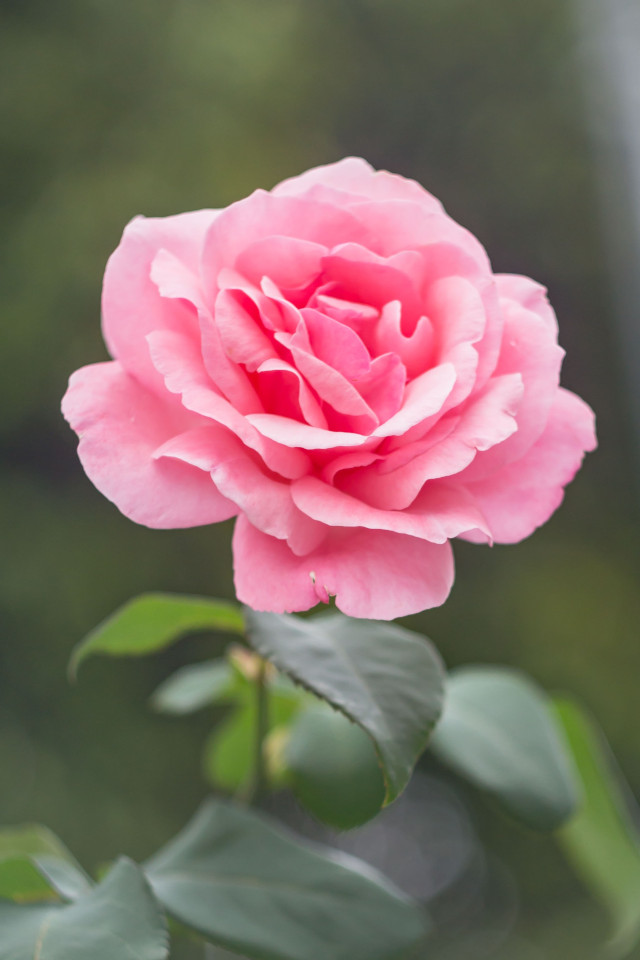
#> input picture CS alevel 2024 summer term/classwork/rose1.jpg, 640 x 960 px
$ python '24,4,24, edge_detection template.py'
#> lines starting #> are read from the running program, lines starting #| are printed output that depends on the picture; after the words box and inside, x2 and y2 are one past the last pixel; in counts of white or black regions, pixels touching at a corner belong together
from PIL import Image


## Open the images in grayscale mode (i.e.black and white)

# original_image = Image.open("landscape.png").convert('L')
original_image = Image.open("rose1.jpg").convert('L')
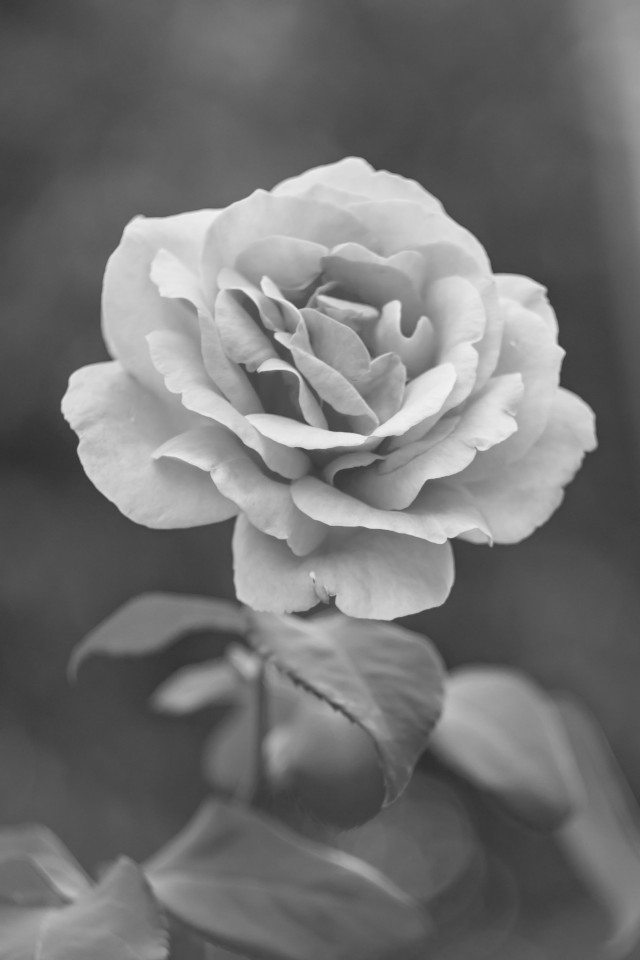
#> original_image: PIL image 640x960 L; min 46, max 244, mean 114.2
#original_image = Image.open("car.jpg").convert('L')

print(original_image.format, original_image.size, original_image.mode)
#| None (640, 960) L

width, height = original_image.size
#> width = 640; height = 960
modified_image = Image.new('L', original_image.size)
#> modified_image: PIL image 640x960 L; every value is 0
edge_image = Image.new('L', original_image.size)


pixels = original_image.load()          # The original image
modified_pixels = modified_image.load() # Applying the "convolution"
edge_pixels = edge_image.load()         # Just looking at edges

for y in range(1, height - 1):
    for x in range(1, width - 1):
        # Find compare the pixels on left and right of the pixel we are looking at.
        result_pixel = int((pixels[x-1, y]*0.25) - (pixels[x+1,y]*0.25) + 0.25*pixels[x,y-1] - 0.25*pixels[x,y+1])
        modified_pixels[x,y] = result_pixel * 100
        if abs(result_pixel) > 1:
            edge_pixels[x,y] = 0
        else:
            edge_pixels[x,y] = 255
original_image.show()
modified_image.show()
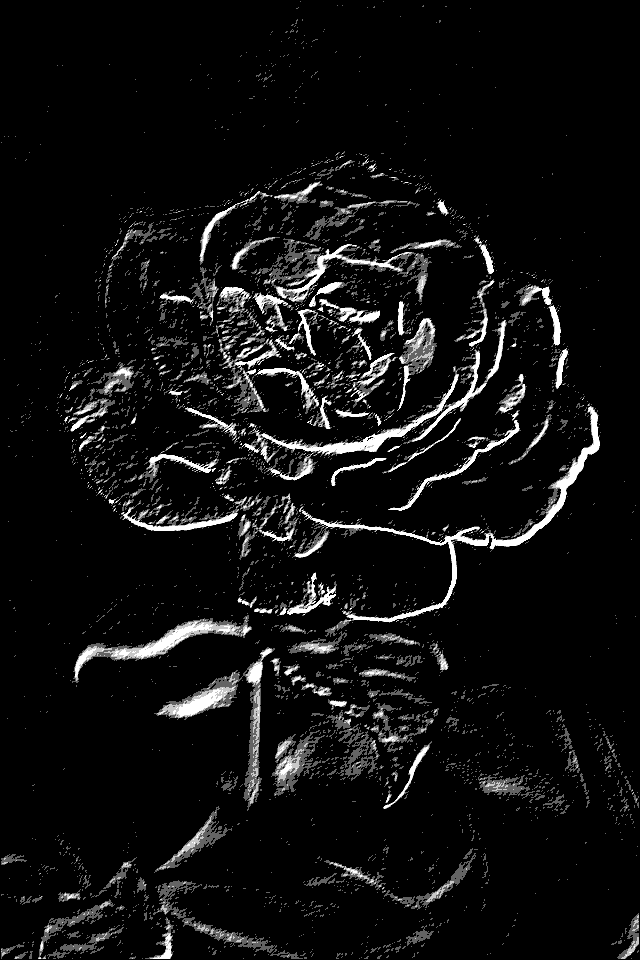
#> shown: PIL image 640x960 L; min 0, max 255, mean 16.6
edge_image.show()
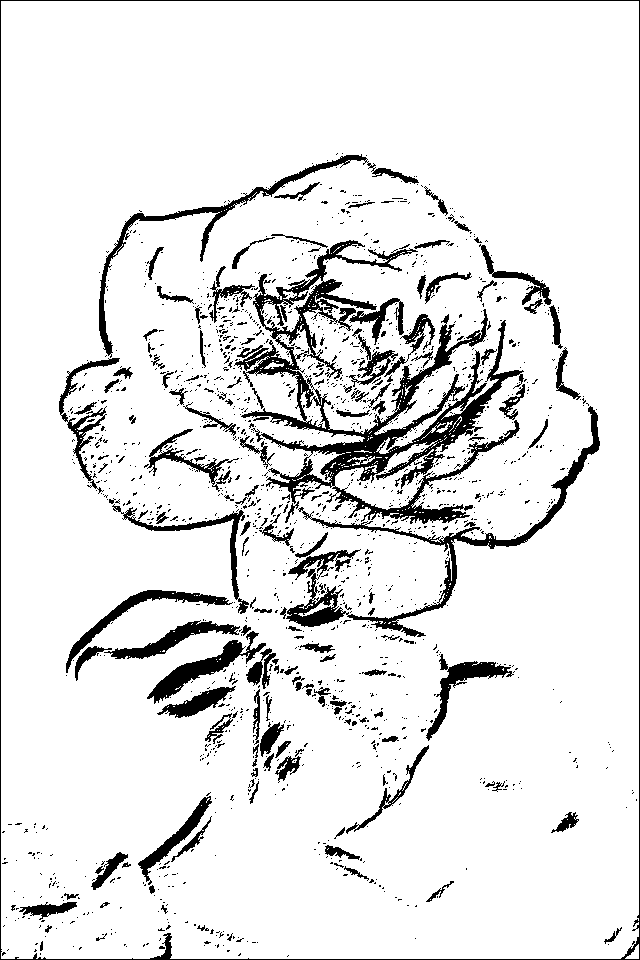
#> shown: PIL image 640x960 L; 90.1% white; 1572 black regions (1410 under 20 px), largest, box (x1, y1, x2, y2) and area: (234, 240, 524, 524) 16889, (286, 406, 600, 637) 5507, (0, 0, 640, 960) 3553

$ run again, with CS alevel 2024 summer term/classwork/landscape.png saved as CS alevel 2024 summer term/classwork/rose1.jpg
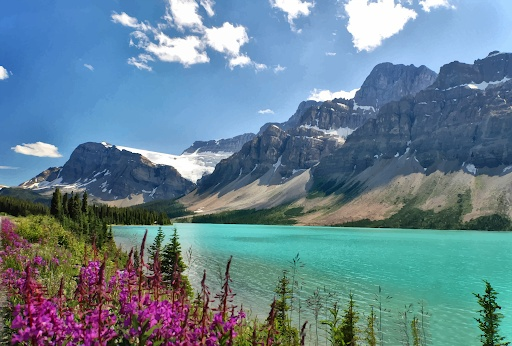
#> input picture CS alevel 2024 summer term/classwork/landscape.png, 512 x 346 px
#> `original_image = Image.open("rose1.jpg").convert('L')`:
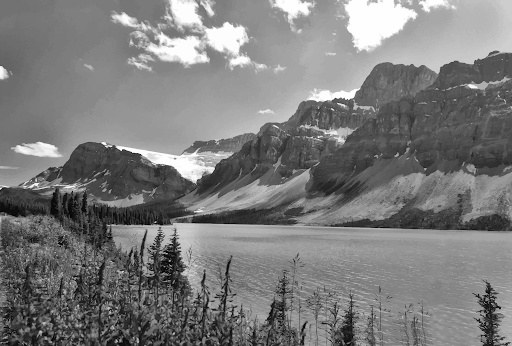
#> original_image: PIL image 512x346 L; min 0, max 255, mean 123.7
#| None (512, 346) L
#> modified_image: PIL image 512x346 L; every value is 0
#> `edge_image.show()`:
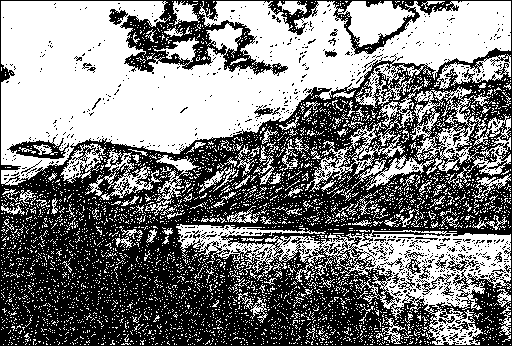
#> shown: PIL image 512x346 L; 49.4% white; 4353 white regions (4205 under 20 px), largest, box (x1, y1, x2, y2) and area: (1, 1, 511, 186) 49098, (176, 224, 511, 345) 11538, (409, 86, 511, 178) 3246
